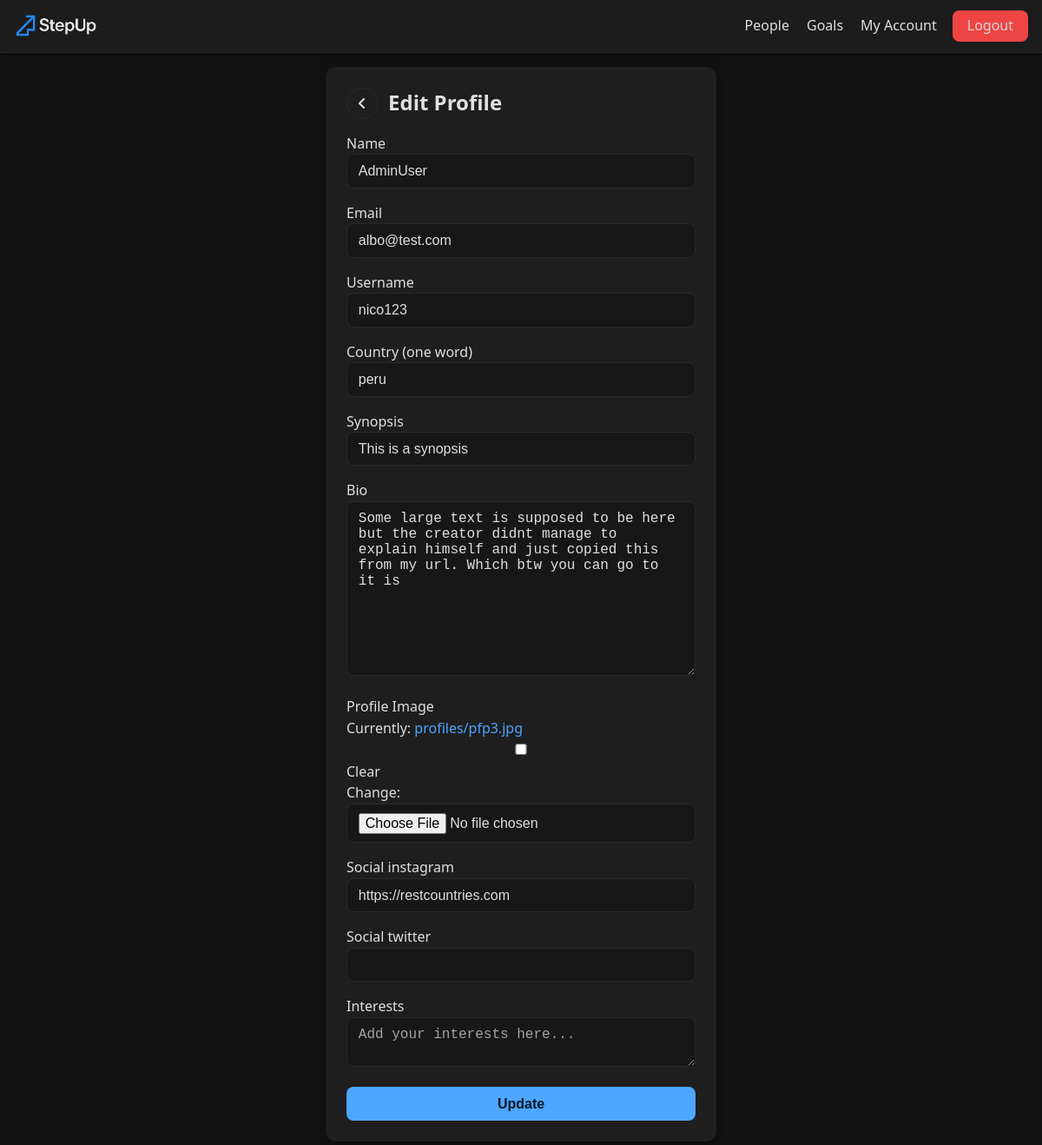
The page /edit-account/ (signed in) on the database its author committed.
### users/models.py (models this page shows, shortened)
class Profile(models.Model):
    user = models.OneToOneField(User, on_delete=models.CASCADE, null=True, blank=True)
    name = models.CharField(max_length=50, null=True, blank=True)
    email = models.EmailField(max_length=254, null=True, blank=True)
    username = models.CharField(max_length=150, null=True, blank=True)
    country = models.CharField(max_length=150, null=True, blank=True)
    flag_url = models.CharField(max_length=2000, null=True, blank=True)
    synopsis = models.CharField(max_length=150, null=True, blank=True)
    bio = models.TextField(null=True, blank=True)
    profile_img = models.ImageField(
        null=True, blank=True, upload_to='profiles/', default='profiles/user-default.png')
    social_instagram = models.CharField(max_length=150, null=True, blank=True)
    social_twitter = models.CharField(max_length=150, null=True, blank=True)
    created = models.DateTimeField(auto_now_add=True)
    id = models.UUIDField(default=uuid.uuid4, unique=True,
                            primary_key=True, editable=False)

### users/views.py (the view, shortened to what this page needs)
# urls.py: path('edit-account/', views.editAccount, name='edit-account'),
@login_required(login_url='login')
def editAccount(request):
    profile = request.user.profile
    form = ProfileForm(instance=profile)
    context = {'form': form}
    return render(request, 'users/profile-form.html', context)

### users/forms.py
class ProfileForm(forms.ModelForm):
    class Meta:
        model = Profile
        fields = ['name', 'email', 'username', 'country', 'synopsis',
                  'bio', 'profile_img', 'social_instagram', 'social_twitter']
        labels = {'profile_img': 'Profile Image', 'country': 'Country (one word)'}

### users/templates/users/profile-form.html (shortened to what this page needs)
{% extends "main.html" %}
{% block content %}
<main class="form-page">
  <article class="form-card">
    <div class="form-header">
      <a href="javascript:history.back()" class="back-btn" aria-label="Go back" style="text-decoration: none;">
        <i class="fa-solid fa-angle-left"></i>
      </a>
      <h2 style="margin:0;">Edit Profile</h2>
    </div>
    <form class="flex-col" method="POST" action="" enctype="multipart/form-data">
      {% for field in form %}
      <div class="form-field">
        <label for="{{field.id_for_label}}">{{field.label}}</label><br>
        {{ field }}
      </div>
      {% endfor %}
      <div class="form-field">
        <label>Interests</label>
        <textarea class="input" name="interests" placeholder="Add your interests here..."></textarea>
      </div>
      <button type="submit" class="btn btn-primary">Update</button>
    </form>
  </article>
</main>
{% endblock content %}

### static/styles/main.css (style rules this page uses)
:root { --bg: #121212; --surface: #1e1e1e; --surface-hover: #252525; --text: #e0e0e0; --muted: #a3a3a3; --border: #2a2a2a; --primary: #4da6ff; --success: #22c55e; --warning: #f59e0b; --danger: #ef4444; --shadow-1: 0 1px 6px rgba(0,0,0,.6); --shadow-2: 0 2px 8px rgba(0,0,0,.5); --r-sm: .375rem; --r-md: .5rem; --r-lg: .75rem; --r-xl: 1rem; --sp-1: .25rem; --sp-2: .5rem; --sp-3: .75rem; --sp-4: 1rem; --sp-5: 1.25rem; --sp-6: 1.5rem; --sp-8: 2rem; --fs-0: .875rem; --fs-1: 1rem; --fs-2: 1.125rem; --fs-3: 1.25rem; --lh: 1.55; --container: 1200px; --dur: .18s; --easing: cubic-bezier(.2,.6,.2,1); }
* { margin: 0; padding: 0; box-sizing: border-box; }
html { scroll-behavior: smooth; }
body { font-family: system-ui, -apple-system, Segoe UI, Roboto, Ubuntu, 'Helvetica Neue', Arial, 'Noto Sans', 'Apple Color Emoji', 'Segoe UI Emoji', 'Segoe UI Symbol', sans-serif; background: var(--bg); color: var(--text); line-height: var(--lh); -webkit-font-smoothing: antialiased; -moz-osx-font-smoothing: grayscale; }
h1, h2, h3 { font-weight: 700; line-height: 1.2; }
h2 { font-size: clamp(1.25rem, .9rem + 1.2vw, 1.5rem); margin-bottom: var(--sp-3); }
a { color: var(--primary); text-decoration: none; text-underline-offset: .18em; transition: color var(--dur) var(--easing), text-decoration-color var(--dur) var(--easing); }
.flex-col { display: flex; flex-direction: column; gap: var(--sp-4); }
input, select, textarea { width: 100%; background: #171717; color: var(--text); border: 1px solid var(--border); border-radius: var(--r-md); padding: .6rem .8rem; font-size: var(--fs-1); transition: border-color var(--dur) var(--easing), background var(--dur) var(--easing), box-shadow var(--dur) var(--easing); }
input::placeholder, textarea::placeholder { color: var(--muted); }
.form-page { min-height: 90vh; display: flex; align-items: center; justify-content: center; padding: 1rem; }
.form-card { width: 100%; max-width: 450px; padding: var(--sp-6); border-radius: var(--r-lg); background: var(--surface); box-shadow: var(--shadow-2); display: flex; flex-direction: column; gap: var(--sp-4); }
.form-header { display: flex; align-items: center; gap: var(--sp-3); }
.back-btn { display: inline-flex; align-items: center; justify-content: center; width: 36px; height: 36px; border-radius: 999px; border: 1px solid var(--border); background: transparent; color: var(--text); cursor: pointer; transition: background .2s; }
.btn { display: inline-flex; align-items: center; justify-content: center; gap: .5rem; border: 1px solid transparent; border-radius: var(--r-md); padding: .6rem .9rem; font-weight: 600; font-size: var(--fs-1); cursor: pointer; transition: transform var(--dur) var(--easing), filter var(--dur) var(--easing), border-color var(--dur) var(--easing); }
.btn-primary { background: var(--primary); color: #001629; }

### rows shown on the page
Profile: form "AdminUser" "albo@test.com" "nico123" "peru" "This is a synopsis" "Some large text is supposed to be here but the creator didnt manage to explain himself and just copied this from my url. Which btw you can go to it is" "https://restcountries.com"

### other values the page prints
{{ field.label }} "Name" "Email" "Username" "Country (one word)" "Synopsis" "Bio" "Profile Image" "Social instagram" "Social twitter"
